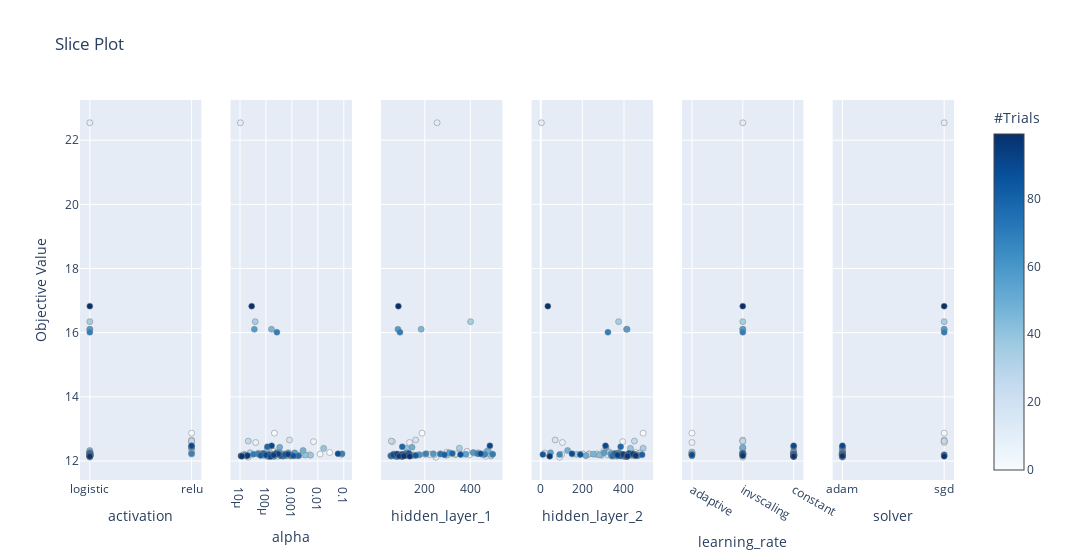

Write notebook code for a chart like this one.
### Code cell
plot_slice(study)

### Figure 1 — Plotly figure (JSON) as saved in the notebook; plotly's stock layout.template omitted (floating-point values rounded to 4 significant figures)
{"data": [{"marker": {"color": [0, 1, 2, 3, 4, 5, 6, 7, 8, 9, 10, 11, 12, 13, 14, 15, 16, 17, 18, 19, 20, 21, 22, 23, 24, 25, 26, 27, 28, 29, 30, 31, 32, 33, 34, 35, 36, 37, 38, 39, 40, 41, 42, 43, 44, 45, 46, 47, 48, 49, 50, 51, 52, 53, 54, 55, 56, 57, 58, 59, 60, 61, 62, 63, 64, 65, 66, 67, 68, 69, 70, 71, 72, 73, 74, 75, 76, 77, 78, 79, 80, 81, 82, 83, 84, 85, 86, 87, 88, 89, 90, 91, 92, 93, 94, 95, 96, 97, 98, 99], "colorbar": {"title": {"text": "#Trials"}, "x": 1, "xpad": 40}, "colorscale": [[0, "rgb(247,251,255)"], [0.125, "rgb(222,235,247)"], [0.25, "rgb(198,219,239)"], [0.375, "rgb(158,202,225)"], [0.5, "rgb(107,174,214)"], [0.625, "rgb(66,146,198)"], [0.75, "rgb(33,113,181)"], [0.875, "rgb(8,81,156)"], [1, "rgb(8,48,107)"]], "line": {"color": "Grey", "width": 0.5}, "showscale": true}, "mode": "markers", "showlegend": false, "type": "scatter", "x": ["logistic", "relu", "relu", "logistic", "logistic", "relu", "logistic", "relu", "logistic", "logistic", "logistic", "logistic", "logistic", "logistic", "logistic", "logistic", "logistic", "logistic", "relu", "logistic", "logistic", "logistic", "logistic", "logistic", "logistic", "logistic", "relu", "logistic", "logistic", "logistic", "logistic", "logistic", "logistic", "logistic", "relu", "logistic", "relu", "logistic", "logistic", "relu", "logistic", "logistic", "logistic", "logistic", "logistic", "logistic", "logistic", "logistic", "logistic", "relu", "logistic", "logistic", "logistic", "logistic", "logistic", "logistic", "logistic", "logistic", "logistic", "logistic", "logistic", "logistic", "logistic", "logistic", "logistic", "logistic", "logistic", "relu", "logistic", "logistic", "logistic", "logistic", "logistic", "logistic", "logistic", "logistic", "logistic", "logistic", "relu", "logistic", "logistic", "logistic", "logistic", "logistic", "logistic", "logistic", "logistic", "logistic", "logistic", "logistic", "relu", "logistic", "logistic", "logistic", "logistic", "logistic", "logistic", "logistic", "logistic", "logistic"], "xaxis": "x", "y": [12.27, 12.87, 12.21, 12.15, 12.19, 12.6, 12.21, 12.58, 12.19, 12.12, 22.54, 12.27, 12.3, 12.21, 12.21, 12.19, 12.25, 12.2, 12.66, 12.2, 12.22, 12.18, 12.19, 12.22, 12.16, 12.19, 12.62, 12.23, 12.19, 12.15, 12.22, 12.22, 12.21, 12.26, 12.4, 16.34, 12.28, 12.21, 12.18, 12.39, 12.19, 12.16, 12.15, 12.16, 12.19, 12.16, 16.11, 12.21, 12.33, 12.43, 12.17, 12.14, 12.14, 12.17, 12.21, 12.26, 12.25, 16.11, 12.26, 12.23, 12.19, 12.15, 12.18, 12.17, 12.16, 12.2, 12.21, 12.23, 12.22, 16.01, 12.21, 12.16, 12.22, 12.17, 12.22, 12.16, 12.17, 12.19, 12.45, 12.23, 12.19, 12.16, 12.16, 12.17, 12.2, 12.16, 12.24, 12.2, 12.23, 12.19, 12.48, 12.14, 12.22, 12.21, 12.18, 12.16, 12.17, 12.16, 12.15, 16.83], "yaxis": "y"}, {"marker": {"color": [0, 1, 2, 3, 4, 5, 6, 7, 8, 9, 10, 11, 12, 13, 14, 15, 16, 17, 18, 19, 20, 21, 22, 23, 24, 25, 26, 27, 28, 29, 30, 31, 32, 33, 34, 35, 36, 37, 38, 39, 40, 41, 42, 43, 44, 45, 46, 47, 48, 49, 50, 51, 52, 53, 54, 55, 56, 57, 58, 59, 60, 61, 62, 63, 64, 65, 66, 67, 68, 69, 70, 71, 72, 73, 74, 75, 76, 77, 78, 79, 80, 81, 82, 83, 84, 85, 86, 87, 88, 89, 90, 91, 92, 93, 94, 95, 96, 97, 98, 99], "colorbar": {"title": {"text": "#Trials"}, "x": 1, "xpad": 40}, "colorscale": [[0, "rgb(247,251,255)"], [0.125, "rgb(222,235,247)"], [0.25, "rgb(198,219,239)"], [0.375, "rgb(158,202,225)"], [0.5, "rgb(107,174,214)"], [0.625, "rgb(66,146,198)"], [0.75, "rgb(33,113,181)"], [0.875, "rgb(8,81,156)"], [1, "rgb(8,48,107)"]], "line": {"color": "Grey", "width": 0.5}, "showscale": false}, "mode": "markers", "showlegend": false, "type": "scatter", "x": [0.02861, 0.0002121, 0.01222, 0.0003015, 0.004618, 0.006813, 0.002445, 4.033e-05, 0.001024, 2.07e-05, 1.03e-05, 0.0001604, 0.0002022, 1.412e-05, 4.817e-05, 0.0006518, 5.314e-05, 0.08259, 0.0008098, 2.618e-05, 0.0001567, 0.001487, 0.001827, 0.000422, 9.126e-05, 8.305e-05, 2.08e-05, 8.699e-05, 9.833e-05, 0.0004363, 0.0003403, 0.0004533, 0.0002454, 2.453e-05, 0.0001124, 3.869e-05, 0.0002741, 6.075e-05, 0.005227, 0.01677, 0.003269, 0.001458, 0.000885, 0.0006118, 0.001029, 0.0001435, 0.0001634, 0.0005263, 0.002701, 0.0003384, 1.104e-05, 0.0001213, 0.000207, 0.0009286, 0.0002162, 0.0007246, 0.001287, 3.575e-05, 0.0003314, 7.032e-05, 1.551e-05, 0.0001248, 0.0001384, 0.0002167, 0.0004502, 0.0001802, 0.0001178, 0.08626, 4.889e-05, 0.0002644, 3.304e-05, 0.0004374, 0.0006403, 0.0003977, 0.0002873, 0.0005013, 0.001813, 0.0009065, 0.0001138, 7.974e-05, 0.000198, 0.0001364, 0.0003684, 6.249e-05, 0.0001309, 0.001144, 0.000253, 0.000557, 0.05983, 9.907e-05, 0.0001662, 0.0001519, 0.000302, 0.0007087, 0.0001998, 1.831e-05, 1.955e-05, 1.096e-05, 1.171e-05, 2.818e-05], "xaxis": "x2", "y": [12.27, 12.87, 12.21, 12.15, 12.19, 12.6, 12.21, 12.58, 12.19, 12.12, 22.54, 12.27, 12.3, 12.21, 12.21, 12.19, 12.25, 12.2, 12.66, 12.2, 12.22, 12.18, 12.19, 12.22, 12.16, 12.19, 12.62, 12.23, 12.19, 12.15, 12.22, 12.22, 12.21, 12.26, 12.4, 16.34, 12.28, 12.21, 12.18, 12.39, 12.19, 12.16, 12.15, 12.16, 12.19, 12.16, 16.11, 12.21, 12.33, 12.43, 12.17, 12.14, 12.14, 12.17, 12.21, 12.26, 12.25, 16.11, 12.26, 12.23, 12.19, 12.15, 12.18, 12.17, 12.16, 12.2, 12.21, 12.23, 12.22, 16.01, 12.21, 12.16, 12.22, 12.17, 12.22, 12.16, 12.17, 12.19, 12.45, 12.23, 12.19, 12.16, 12.16, 12.17, 12.2, 12.16, 12.24, 12.2, 12.23, 12.19, 12.48, 12.14, 12.22, 12.21, 12.18, 12.16, 12.17, 12.16, 12.15, 16.83], "yaxis": "y2"}, {"marker": {"color": [0, 1, 2, 3, 4, 5, 6, 7, 8, 9, 10, 11, 12, 13, 14, 15, 16, 17, 18, 19, 20, 21, 22, 23, 24, 25, 26, 27, 28, 29, 30, 31, 32, 33, 34, 35, 36, 37, 38, 39, 40, 41, 42, 43, 44, 45, 46, 47, 48, 49, 50, 51, 52, 53, 54, 55, 56, 57, 58, 59, 60, 61, 62, 63, 64, 65, 66, 67, 68, 69, 70, 71, 72, 73, 74, 75, 76, 77, 78, 79, 80, 81, 82, 83, 84, 85, 86, 87, 88, 89, 90, 91, 92, 93, 94, 95, 96, 97, 98, 99], "colorbar": {"title": {"text": "#Trials"}, "x": 1, "xpad": 40}, "colorscale": [[0, "rgb(247,251,255)"], [0.125, "rgb(222,235,247)"], [0.25, "rgb(198,219,239)"], [0.375, "rgb(158,202,225)"], [0.5, "rgb(107,174,214)"], [0.625, "rgb(66,146,198)"], [0.75, "rgb(33,113,181)"], [0.875, "rgb(8,81,156)"], [1, "rgb(8,48,107)"]], "line": {"color": "Grey", "width": 0.5}, "showscale": false}, "mode": "markers", "showlegend": false, "type": "scatter", "x": [472, 188, 485, 467, 397, 58, 306, 133, 109, 249, 254, 296, 385, 217, 367, 334, 415, 223, 160, 452, 338, 87, 96, 268, 54, 169, 53, 438, 242, 491, 488, 456, 498, 434, 352, 401, 471, 201, 295, 120, 151, 67, 77, 67, 128, 103, 184, 85, 478, 144, 106, 77, 78, 74, 381, 308, 121, 82, 413, 237, 177, 102, 95, 144, 53, 114, 464, 205, 432, 91, 498, 51, 63, 73, 269, 51, 78, 134, 101, 321, 286, 105, 65, 160, 112, 88, 130, 357, 445, 61, 486, 99, 77, 102, 95, 87, 118, 108, 134, 84], "xaxis": "x3", "y": [12.27, 12.87, 12.21, 12.15, 12.19, 12.6, 12.21, 12.58, 12.19, 12.12, 22.54, 12.27, 12.3, 12.21, 12.21, 12.19, 12.25, 12.2, 12.66, 12.2, 12.22, 12.18, 12.19, 12.22, 12.16, 12.19, 12.62, 12.23, 12.19, 12.15, 12.22, 12.22, 12.21, 12.26, 12.4, 16.34, 12.28, 12.21, 12.18, 12.39, 12.19, 12.16, 12.15, 12.16, 12.19, 12.16, 16.11, 12.21, 12.33, 12.43, 12.17, 12.14, 12.14, 12.17, 12.21, 12.26, 12.25, 16.11, 12.26, 12.23, 12.19, 12.15, 12.18, 12.17, 12.16, 12.2, 12.21, 12.23, 12.22, 16.01, 12.21, 12.16, 12.22, 12.17, 12.22, 12.16, 12.17, 12.19, 12.45, 12.23, 12.19, 12.16, 12.16, 12.17, 12.2, 12.16, 12.24, 12.2, 12.23, 12.19, 12.48, 12.14, 12.22, 12.21, 12.18, 12.16, 12.17, 12.16, 12.15, 16.83], "yaxis": "y3"}, {"marker": {"color": [0, 1, 2, 3, 4, 5, 6, 7, 8, 9, 10, 11, 12, 13, 14, 15, 16, 17, 18, 19, 20, 21, 22, 23, 24, 25, 26, 27, 28, 29, 30, 31, 32, 33, 34, 35, 36, 37, 38, 39, 40, 41, 42, 43, 44, 45, 46, 47, 48, 49, 50, 51, 52, 53, 54, 55, 56, 57, 58, 59, 60, 61, 62, 63, 64, 65, 66, 67, 68, 69, 70, 71, 72, 73, 74, 75, 76, 77, 78, 79, 80, 81, 82, 83, 84, 85, 86, 87, 88, 89, 90, 91, 92, 93, 94, 95, 96, 97, 98, 99], "colorbar": {"title": {"text": "#Trials"}, "x": 1, "xpad": 40}, "colorscale": [[0, "rgb(247,251,255)"], [0.125, "rgb(222,235,247)"], [0.25, "rgb(198,219,239)"], [0.375, "rgb(158,202,225)"], [0.5, "rgb(107,174,214)"], [0.625, "rgb(66,146,198)"], [0.75, "rgb(33,113,181)"], [0.875, "rgb(8,81,156)"], [1, "rgb(8,48,107)"]], "line": {"color": "Grey", "width": 0.5}, "showscale": false}, "mode": "markers", "showlegend": false, "type": "scatter", "x": [455, 492, 232, 367, 409, 394, 190, 104, 407, 91, 3, 314, 302, 101, 152, 321, 19, 268, 69, 359, 202, 385, 353, 270, 449, 458, 450, 476, 430, 354, 233, 357, 428, 476, 492, 374, 330, 172, 291, 431, 392, 387, 343, 341, 282, 411, 412, 253, 129, 314, 217, 414, 403, 366, 337, 47, 304, 415, 375, 340, 397, 407, 436, 469, 397, 91, 354, 379, 448, 323, 423, 400, 367, 397, 441, 344, 461, 420, 384, 356, 487, 408, 406, 373, 10, 383, 424, 190, 150, 406, 311, 414, 441, 394, 369, 414, 456, 417, 43, 34], "xaxis": "x4", "y": [12.27, 12.87, 12.21, 12.15, 12.19, 12.6, 12.21, 12.58, 12.19, 12.12, 22.54, 12.27, 12.3, 12.21, 12.21, 12.19, 12.25, 12.2, 12.66, 12.2, 12.22, 12.18, 12.19, 12.22, 12.16, 12.19, 12.62, 12.23, 12.19, 12.15, 12.22, 12.22, 12.21, 12.26, 12.4, 16.34, 12.28, 12.21, 12.18, 12.39, 12.19, 12.16, 12.15, 12.16, 12.19, 12.16, 16.11, 12.21, 12.33, 12.43, 12.17, 12.14, 12.14, 12.17, 12.21, 12.26, 12.25, 16.11, 12.26, 12.23, 12.19, 12.15, 12.18, 12.17, 12.16, 12.2, 12.21, 12.23, 12.22, 16.01, 12.21, 12.16, 12.22, 12.17, 12.22, 12.16, 12.17, 12.19, 12.45, 12.23, 12.19, 12.16, 12.16, 12.17, 12.2, 12.16, 12.24, 12.2, 12.23, 12.19, 12.48, 12.14, 12.22, 12.21, 12.18, 12.16, 12.17, 12.16, 12.15, 16.83], "yaxis": "y4"}, {"marker": {"color": [0, 1, 2, 3, 4, 5, 6, 7, 8, 9, 10, 11, 12, 13, 14, 15, 16, 17, 18, 19, 20, 21, 22, 23, 24, 25, 26, 27, 28, 29, 30, 31, 32, 33, 34, 35, 36, 37, 38, 39, 40, 41, 42, 43, 44, 45, 46, 47, 48, 49, 50, 51, 52, 53, 54, 55, 56, 57, 58, 59, 60, 61, 62, 63, 64, 65, 66, 67, 68, 69, 70, 71, 72, 73, 74, 75, 76, 77, 78, 79, 80, 81, 82, 83, 84, 85, 86, 87, 88, 89, 90, 91, 92, 93, 94, 95, 96, 97, 98, 99], "colorbar": {"title": {"text": "#Trials"}, "x": 1, "xpad": 40}, "colorscale": [[0, "rgb(247,251,255)"], [0.125, "rgb(222,235,247)"], [0.25, "rgb(198,219,239)"], [0.375, "rgb(158,202,225)"], [0.5, "rgb(107,174,214)"], [0.625, "rgb(66,146,198)"], [0.75, "rgb(33,113,181)"], [0.875, "rgb(8,81,156)"], [1, "rgb(8,48,107)"]], "line": {"color": "Grey", "width": 0.5}, "showscale": false}, "mode": "markers", "showlegend": false, "type": "scatter", "x": ["adaptive", "adaptive", "invscaling", "invscaling", "constant", "invscaling", "adaptive", "adaptive", "constant", "invscaling", "invscaling", "invscaling", "invscaling", "invscaling", "invscaling", "invscaling", "constant", "invscaling", "invscaling", "constant", "invscaling", "constant", "constant", "constant", "constant", "constant", "invscaling", "adaptive", "constant", "invscaling", "invscaling", "invscaling", "invscaling", "adaptive", "invscaling", "invscaling", "adaptive", "invscaling", "constant", "invscaling", "adaptive", "constant", "constant", "constant", "constant", "constant", "invscaling", "invscaling", "constant", "invscaling", "invscaling", "constant", "constant", "constant", "constant", "constant", "constant", "invscaling", "constant", "adaptive", "invscaling", "constant", "constant", "constant", "constant", "constant", "constant", "invscaling", "constant", "invscaling", "constant", "constant", "constant", "constant", "constant", "adaptive", "constant", "invscaling", "constant", "invscaling", "constant", "constant", "constant", "constant", "constant", "constant", "invscaling", "constant", "invscaling", "adaptive", "constant", "constant", "constant", "constant", "constant", "constant", "invscaling", "constant", "constant", "invscaling"], "xaxis": "x5", "y": [12.27, 12.87, 12.21, 12.15, 12.19, 12.6, 12.21, 12.58, 12.19, 12.12, 22.54, 12.27, 12.3, 12.21, 12.21, 12.19, 12.25, 12.2, 12.66, 12.2, 12.22, 12.18, 12.19, 12.22, 12.16, 12.19, 12.62, 12.23, 12.19, 12.15, 12.22, 12.22, 12.21, 12.26, 12.4, 16.34, 12.28, 12.21, 12.18, 12.39, 12.19, 12.16, 12.15, 12.16, 12.19, 12.16, 16.11, 12.21, 12.33, 12.43, 12.17, 12.14, 12.14, 12.17, 12.21, 12.26, 12.25, 16.11, 12.26, 12.23, 12.19, 12.15, 12.18, 12.17, 12.16, 12.2, 12.21, 12.23, 12.22, 16.01, 12.21, 12.16, 12.22, 12.17, 12.22, 12.16, 12.17, 12.19, 12.45, 12.23, 12.19, 12.16, 12.16, 12.17, 12.2, 12.16, 12.24, 12.2, 12.23, 12.19, 12.48, 12.14, 12.22, 12.21, 12.18, 12.16, 12.17, 12.16, 12.15, 16.83], "yaxis": "y5"}, {"marker": {"color": [0, 1, 2, 3, 4, 5, 6, 7, 8, 9, 10, 11, 12, 13, 14, 15, 16, 17, 18, 19, 20, 21, 22, 23, 24, 25, 26, 27, 28, 29, 30, 31, 32, 33, 34, 35, 36, 37, 38, 39, 40, 41, 42, 43, 44, 45, 46, 47, 48, 49, 50, 51, 52, 53, 54, 55, 56, 57, 58, 59, 60, 61, 62, 63, 64, 65, 66, 67, 68, 69, 70, 71, 72, 73, 74, 75, 76, 77, 78, 79, 80, 81, 82, 83, 84, 85, 86, 87, 88, 89, 90, 91, 92, 93, 94, 95, 96, 97, 98, 99], "colorbar": {"title": {"text": "#Trials"}, "x": 1, "xpad": 40}, "colorscale": [[0, "rgb(247,251,255)"], [0.125, "rgb(222,235,247)"], [0.25, "rgb(198,219,239)"], [0.375, "rgb(158,202,225)"], [0.5, "rgb(107,174,214)"], [0.625, "rgb(66,146,198)"], [0.75, "rgb(33,113,181)"], [0.875, "rgb(8,81,156)"], [1, "rgb(8,48,107)"]], "line": {"color": "Grey", "width": 0.5}, "showscale": false}, "mode": "markers", "showlegend": false, "type": "scatter", "x": ["adam", "sgd", "adam", "adam", "adam", "sgd", "adam", "sgd", "adam", "adam", "sgd", "adam", "adam", "adam", "adam", "adam", "adam", "adam", "sgd", "adam", "adam", "adam", "adam", "adam", "adam", "adam", "sgd", "adam", "adam", "adam", "adam", "adam", "adam", "adam", "adam", "sgd", "adam", "adam", "sgd", "adam", "adam", "adam", "adam", "adam", "adam", "adam", "sgd", "adam", "adam", "adam", "adam", "adam", "adam", "adam", "adam", "adam", "adam", "sgd", "adam", "adam", "adam", "adam", "adam", "adam", "adam", "adam", "adam", "adam", "adam", "sgd", "adam", "adam", "adam", "adam", "adam", "adam", "adam", "adam", "adam", "adam", "sgd", "adam", "adam", "adam", "adam", "adam", "adam", "adam", "adam", "adam", "adam", "adam", "adam", "adam", "adam", "adam", "adam", "adam", "sgd", "sgd"], "xaxis": "x6", "y": [12.27, 12.87, 12.21, 12.15, 12.19, 12.6, 12.21, 12.58, 12.19, 12.12, 22.54, 12.27, 12.3, 12.21, 12.21, 12.19, 12.25, 12.2, 12.66, 12.2, 12.22, 12.18, 12.19, 12.22, 12.16, 12.19, 12.62, 12.23, 12.19, 12.15, 12.22, 12.22, 12.21, 12.26, 12.4, 16.34, 12.28, 12.21, 12.18, 12.39, 12.19, 12.16, 12.15, 12.16, 12.19, 12.16, 16.11, 12.21, 12.33, 12.43, 12.17, 12.14, 12.14, 12.17, 12.21, 12.26, 12.25, 16.11, 12.26, 12.23, 12.19, 12.15, 12.18, 12.17, 12.16, 12.2, 12.21, 12.23, 12.22, 16.01, 12.21, 12.16, 12.22, 12.17, 12.22, 12.16, 12.17, 12.19, 12.45, 12.23, 12.19, 12.16, 12.16, 12.17, 12.2, 12.16, 12.24, 12.2, 12.23, 12.19, 12.48, 12.14, 12.22, 12.21, 12.18, 12.16, 12.17, 12.16, 12.15, 16.83], "yaxis": "y6"}], "layout": {"title": {"text": "Slice Plot"}, "width": 1800, "xaxis": {"anchor": "y", "domain": [0, 0.1389], "title": {"text": "activation"}}, "xaxis2": {"anchor": "y2", "domain": [0.1722, 0.3111], "title": {"text": "alpha"}, "type": "log"}, "xaxis3": {"anchor": "y3", "domain": [0.3444, 0.4833], "title": {"text": "hidden_layer_1"}}, "xaxis4": {"anchor": "y4", "domain": [0.5167, 0.6556], "title": {"text": "hidden_layer_2"}}, "xaxis5": {"anchor": "y5", "domain": [0.6889, 0.8278], "title": {"text": "learning_rate"}}, "xaxis6": {"anchor": "y6", "domain": [0.8611, 1], "title": {"text": "solver"}}, "yaxis": {"anchor": "x", "domain": [0, 1], "title": {"text": "Objective Value"}}, "yaxis2": {"anchor": "x2", "domain": [0, 1], "matches": "y", "showticklabels": false}, "yaxis3": {"anchor": "x3", "domain": [0, 1], "matches": "y", "showticklabels": false}, "yaxis4": {"anchor": "x4", "domain": [0, 1], "matches": "y", "showticklabels": false}, "yaxis5": {"anchor": "x5", "domain": [0, 1], "matches": "y", "showticklabels": false}, "yaxis6": {"anchor": "x6", "domain": [0, 1], "matches": "y", "showticklabels": false}}}
